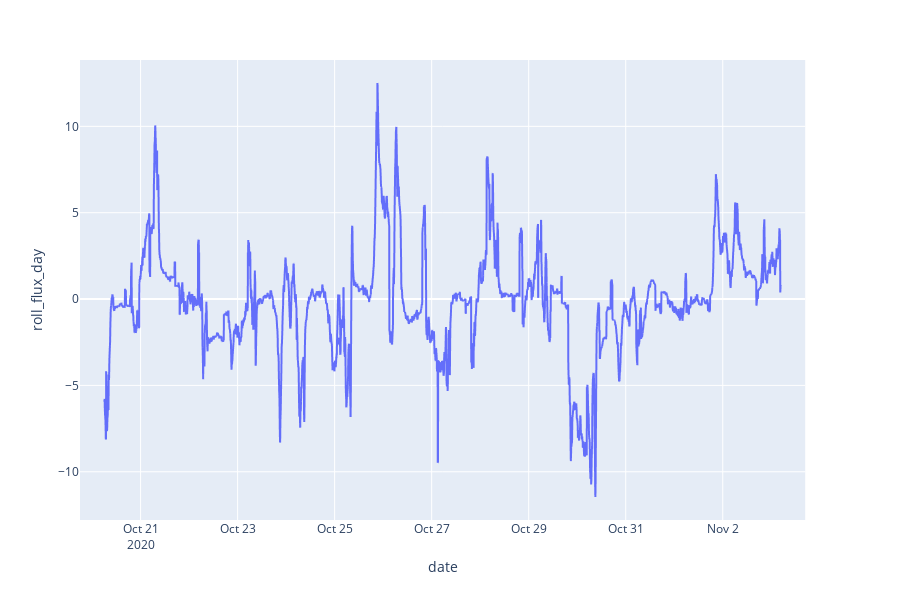

The notebook cell this image was saved under:
### Code cell
df['roll_flux_day'] = df["flux"].rolling( 24 * 12, center=True).mean()
px.line(df, x="date", y= "roll_flux_day")

### Figure 1 — Plotly figure (JSON) as saved in the notebook; plotly's stock layout.template omitted (floating-point values rounded to 4 significant figures; data arrays with more than 128 entries replaced by an {"elided": "..."} marker saying what was removed)
{"data": [{"hoverlabel": {"namelength": 0}, "hovertemplate": "date=%{x}<br>roll_flux_day=%{y}", "legendgroup": "", "line": {"color": "#636efa", "dash": "solid"}, "mode": "lines", "name": "", "showlegend": false, "type": "scattergl", "x": {"elided": "4294 str values"}, "xaxis": "x", "y": {"elided": "4294 float values"}, "yaxis": "y"}], "layout": {"height": 600, "legend": {"tracegroupgap": 0}, "margin": {"t": 60}, "xaxis": {"anchor": "y", "domain": [0, 0.98], "title": {"text": "date"}}, "yaxis": {"anchor": "x", "domain": [0, 1], "title": {"text": "roll_flux_day"}}}}
